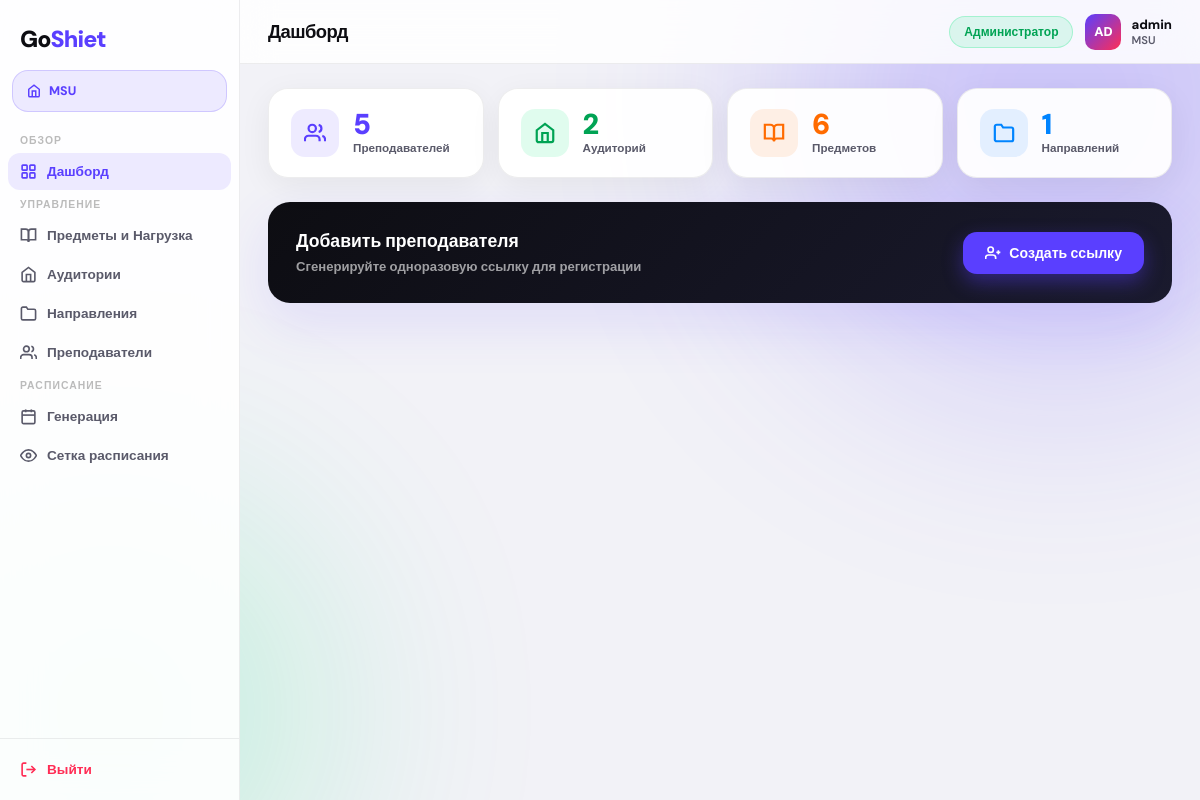
The page /dashboard/ (signed in) on the database its author committed.
### core/models.py (models this page shows, shortened)
class University(models.Model):
    name       = models.CharField(max_length=255, verbose_name="Название университета")
    created_at = models.DateTimeField(auto_now_add=True)
    class Meta:
        verbose_name        = "Университет"
        verbose_name_plural = "Университеты"

class User(AbstractUser):
    university     = models.ForeignKey(
        University, on_delete=models.CASCADE, null=True, blank=True,
        verbose_name="Университет"
    )
    is_admin       = models.BooleanField(default=False, verbose_name="Администратор ВУЗа")
    is_teacher     = models.BooleanField(default=False, verbose_name="Преподаватель")
    middle_name    = models.CharField(max_length=150, blank=True, null=True, verbose_name="Отчество")
    academic_title = models.CharField(max_length=50,  blank=True, null=True, verbose_name="Научное звание")
    class Meta:
        verbose_name        = "Пользователь"
        verbose_name_plural = "Пользователи"

### core/views.py (the view)
    @login_required(login_url='auth')
    def wrapper(request, *args, **kwargs):
        if not request.user.is_admin:
            return HttpResponse("Доступ запрещён.", status=403)
        return view_func(request, *args, **kwargs)

### core/views.py (called while the page is built)
def admin_required(view_func):
    @login_required(login_url='auth')
    def wrapper(request, *args, **kwargs):
        if not request.user.is_admin:
            return HttpResponse("Доступ запрещён.", status=403)
        return view_func(request, *args, **kwargs)
    wrapper.__name__ = view_func.__name__
    return wrapper

@admin_required
def dashboard(request):
    uni = request.user.university
    context = {
        'university': uni,
        'teachers_count': User.objects.filter(university=uni, is_teacher=True).count(),
        'classrooms_count': Classroom.objects.filter(university=uni).count(),
        'subjects_count': Subject.objects.filter(university=uni).count(),
        'directions_count': Direction.objects.filter(university=uni).count(),
    }
    return render(request, 'dashboard.html', context)

### templates/dashboard.html (shortened to what this page needs)
<!DOCTYPE html>
<html lang="ru">
<head>
</head>
<body>
<div class="orbs"><div class="orb o1"></div><div class="orb o2"></div></div>
<div class="app">
<aside class="sidebar">
  <div class="sb-logo"><a href="{% url 'index' %}" class="logo">Go<span>Shiet</span></a></div>
  <div class="sb-uni">
    <svg viewBox="0 0 24 24"><path d="M3 9l9-7 9 7v11a2 2 0 0 1-2 2H5a2 2 0 0 1-2-2z"/><polyline points="9 22 9 12 15 12 15 22"/></svg>
    {{ university.name|default:"Университет" }}
  </div>
  <nav class="sb-nav">
    <div class="sb-section">Обзор</div>
    <button class="nav-item active" onclick="switchPanel('overview',this)">
      <svg viewBox="0 0 24 24"><rect x="3" y="3" width="7" height="7" rx="1"/><rect x="14" y="3" width="7" height="7" rx="1"/><rect x="14" y="14" width="7" height="7" rx="1"/><rect x="3" y="14" width="7" height="7" rx="1"/></svg>
      Дашборд
    </button>
    <div class="sb-section">Управление</div>
    <button class="nav-item" onclick="switchPanel('subjects',this)">
      <svg viewBox="0 0 24 24"><path d="M2 3h6a4 4 0 0 1 4 4v14a3 3 0 0 0-3-3H2z"/><path d="M22 3h-6a4 4 0 0 0-4 4v14a3 3 0 0 1 3-3h7z"/></svg>
      Предметы и Нагрузка
    </button>
    <button class="nav-item" onclick="switchPanel('classrooms',this)">
      <svg viewBox="0 0 24 24"><path d="M3 9l9-7 9 7v11a2 2 0 0 1-2 2H5a2 2 0 0 1-2-2z"/><polyline points="9 22 9 12 15 12 15 22"/></svg>
      Аудитории
    </button>
    <button class="nav-item" onclick="switchPanel('directions',this)">
      <svg viewBox="0 0 24 24"><path d="M22 19a2 2 0 0 1-2 2H4a2 2 0 0 1-2-2V5a2 2 0 0 1 2-2h5l2 3h9a2 2 0 0 1 2 2z"/></svg>
      Направления
    </button>
    <button class="nav-item" onclick="switchPanel('teachers',this)">
      <svg viewBox="0 0 24 24"><path d="M17 21v-2a4 4 0 0 0-4-4H5a4 4 0 0 0-4 4v2"/><circle cx="9" cy="7" r="4"/><path d="M23 21v-2a4 4 0 0 0-3-3.87"/><path d="M16 3.13a4 4 0 0 1 0 7.75"/></svg>
      Преподаватели
    </button>
    <div class="sb-section">Расписание</div>
    <button class="nav-item" onclick="switchPanel('schedule',this)">
      <svg viewBox="0 0 24 24"><rect x="3" y="4" width="18" height="18" rx="2"/><line x1="16" y1="2" x2="16" y2="6"/><line x1="8" y1="2" x2="8" y2="6"/><line x1="3" y1="10" x2="21" y2="10"/><line x1="8" y1="14" x2="8" y2="14"/><line x1="12" y1="14" x2="12" y2="14"/><line x1="16" y1="14" x2="16" y2="14"/></svg>
      Генерация
    </button>
    <button class="nav-item" onclick="switchPanel('grid',this)">
      <svg viewBox="0 0 24 24"><path d="M1 12s4-8 11-8 11 8 11 8-4 8-11 8-11-8-11-8z"/><circle cx="12" cy="12" r="3"/></svg>
      Сетка расписания
    </button>
  </nav>
  <div class="sb-foot">
    <a href="{% url 'logout' %}" class="nav-item danger">
      <svg viewBox="0 0 24 24"><path d="M9 21H5a2 2 0 0 1-2-2V5a2 2 0 0 1 2-2h4"/><polyline points="16 17 21 12 16 7"/><line x1="21" y1="12" x2="9" y2="12"/></svg>
      Выйти
    </a>
  </div>
</aside>
<div class="main">
  <div class="topbar">
    <div class="tb-title" id="topbarTitle">Дашборд</div>
    <div class="tb-right">
      <div class="tb-badge">Администратор</div>
      <div class="tb-user">
        <div class="tb-avatar">{{ user.username|slice:":2"|upper }}</div>
        <div>
          <div class="tb-name">{{ user.username }}</div>
          <div class="tb-role">{{ university.name|default:"—" }}</div>
        </div>
      </div>
    </div>
  </div>
  <div class="content">
    <div class="panel active" id="panel-overview">
      <div class="kpi-row">
        <div class="kpi-card">
          <div class="kpi-icon" style="background:var(--purple-dim);color:var(--purple);">
            <svg viewBox="0 0 24 24"><path d="M17 21v-2a4 4 0 0 0-4-4H5a4 4 0 0 0-4 4v2"/><circle cx="9" cy="7" r="4"/><path d="M23 21v-2a4 4 0 0 0-3-3.87"/><path d="M16 3.13a4 4 0 0 1 0 7.75"/></svg>
          </div>
          <div><div class="kpi-val" style="color:var(--purple);">{{ teachers_count }}</div><div class="kpi-label">Преподавателей</div></div>
        </div>
        <div class="kpi-card">
          <div class="kpi-icon" style="background:var(--green-dim);color:#00A354;">
            <svg viewBox="0 0 24 24"><path d="M3 9l9-7 9 7v11a2 2 0 0 1-2 2H5a2 2 0 0 1-2-2z"/><polyline points="9 22 9 12 15 12 15 22"/></svg>
          </div>
          <div><div class="kpi-val" style="color:#00A354;">{{ classrooms_count }}</div><div class="kpi-label">Аудиторий</div></div>
        </div>
        <div class="kpi-card">
          <div class="kpi-icon" style="background:var(--orange-dim);color:var(--orange);">
            <svg viewBox="0 0 24 24"><path d="M2 3h6a4 4 0 0 1 4 4v14a3 3 0 0 0-3-3H2z"/><path d="M22 3h-6a4 4 0 0 0-4 4v14a3 3 0 0 1 3-3h7z"/></svg>
          </div>
          <div><div class="kpi-val" style="color:var(--orange);">{{ subjects_count }}</div><div class="kpi-label">Предметов</div></div>
        </div>
        <div class="kpi-card">
          <div class="kpi-icon" style="background:var(--blue-dim);color:var(--blue);">
            <svg viewBox="0 0 24 24"><path d="M22 19a2 2 0 0 1-2 2H4a2 2 0 0 1-2-2V5a2 2 0 0 1 2-2h5l2 3h9a2 2 0 0 1 2 2z"/></svg>
          </div>
          <div><div class="kpi-val" style="color:var(--blue);">{{ directions_count }}</div><div class="kpi-label">Направлений</div></div>
        </div>
      </div>
      <div class="invite-card">
        <div><h3>Добавить преподавателя</h3><p>Сгенерируйте одноразовую ссылку для регистрации</p></div>
        <a href="{% url 'generate_invite' %}" class="btn-invite">
          <svg viewBox="0 0 24 24"><path d="M16 21v-2a4 4 0 0 0-4-4H5a4 4 0 0 0-4 4v2"/><circle cx="8.5" cy="7" r="4"/><line x1="20" y1="8" x2="20" y2="14"/><line x1="23" y1="11" x2="17" y2="11"/></svg>
          Создать ссылку
        </a>
      </div>
    </div>
  </div></div></div>
</body>
</html>

### rows shown on the page
University: name "MSU"
User: username "AD", username "admin"

### other values the page prints
{{ teachers_count }} "5"
{{ classrooms_count }} "2"
{{ subjects_count }} "6"
{{ directions_count }} "1"
